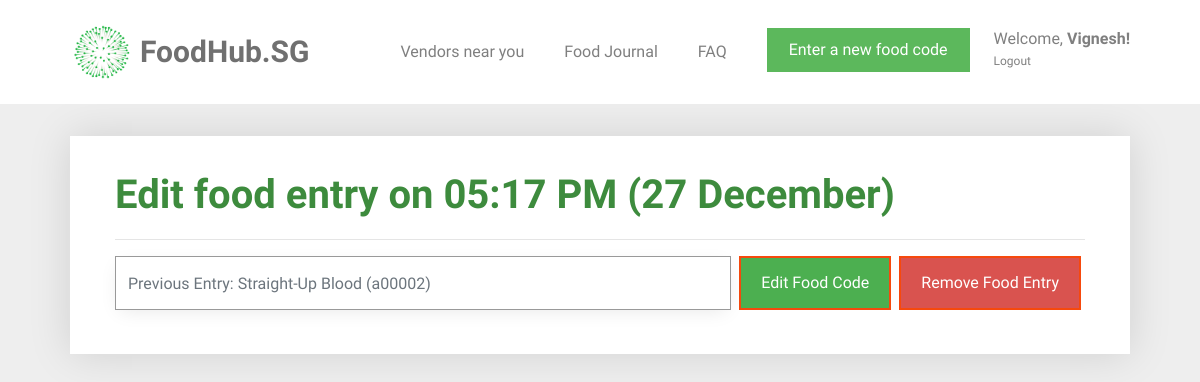
/31/edit_food (signed in), run on an earlier commit of the app's database.
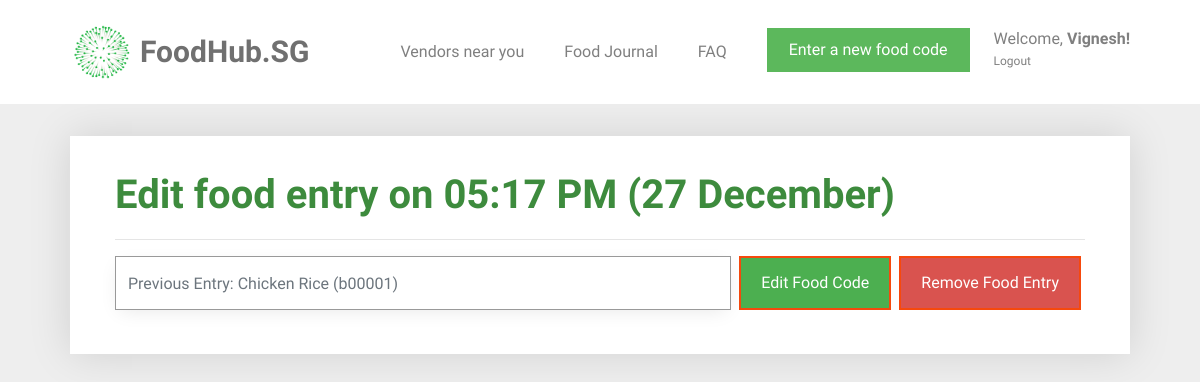
And on a later commit of the database.
### tables this page shows
CREATE TABLE "food_entry" (
	`id`	INTEGER PRIMARY KEY AUTOINCREMENT,
	`creator_id`	INTEGER NOT NULL,
	`created`	TIMESTAMP NOT NULL DEFAULT (datetime('now','localtime')),
	`food_code`	VARCHAR ( 6 ) NOT NULL,
	`food_name`	TEXT NOT NULL,
	`calories`	INT NOT NULL,
	FOREIGN KEY(`creator_id`) REFERENCES `user`(`id`)
);

### foodhubsg/food.py (the view, shortened to what this page needs)
@bp.route('/<int:id>/edit_food', methods=('GET', 'POST'))
@login_required
def edit_food(id):
    db = get_db()
    food_entry = get_food_entry(id)
    old_food_name = food_entry['food_name']
    old_food_code = food_entry['food_code']
    return render_template('food/edit_food.html', food_entry=food_entry)

### foodhubsg/auth.py (called while the page is built)
def login_required(view):
    @functools.wraps(view)
    def wrapped_view(**kwargs):
        if g.user is None:
            return redirect(url_for('auth.login'))
        return view(**kwargs)
    return wrapped_view

@bp.before_app_request
def load_logged_in_user():
    user_id = session.get('user_id')
    if user_id is None:
        g.user = None
    else:
        g.user = get_db().execute(
            'SELECT * FROM user WHERE id = ?', (user_id,)
        ).fetchone()

### foodhubsg/db.py (called while the page is built)
def get_db():
    if 'db' not in g:
        g.db = sqlite3.connect(
            current_app.config['DATABASE'],
            detect_types=sqlite3.PARSE_DECLTYPES
        )
        g.db.row_factory = sqlite3.Row
    return g.db

### foodhubsg/food.py (called while the page is built)
def get_food_entry(id, check_user=True):
    db = get_db()
    food_entry = db.execute(
        'SELECT f.id, creator_id, food_name, created, calories, food_code, email'
        ' FROM food_entry f JOIN user u ON f.creator_id = u.id'
        ' WHERE f.id = ?',
        (id,),
    ).fetchone()
    if food_entry is None:
        abort(404, "That food entry (ID: {0}) doesn't exist".format(id))
    if check_user and food_entry['creator_id'] != g.user['id']:
        abort(403)
    return food_entry

### foodhubsg/templates/food/edit_food.html (shortened to what this page needs)
{% extends 'base.html' %}
{% block content %}
<div id="colorlib-container">
    <div class="container">
        <div class="box1">
        <div class="row row-pb-md">
            <div class="col-md-12">
                <form id="edit-food" action="" method="post">
                    <header id="summary-header">
                        <h1 class="font_color"><b>Edit food entry on {{ food_entry['created'].strftime('%I:%M %p (%d %B)') }}</b></h1>
                        <hr>
                    </header>
                    <div class="input-group">
                        <input name="code" id="code" class="form-control" value="{{ request.form['code'] }}" placeholder="Previous Entry: {{ food_entry['food_name'] }} ({{ food_entry['food_code'] }})">
                        <span class="input-group-btn">
                            <input type="submit" value="Edit Food Code" name="action" class="btn btn-primary" style="background-color: #4CAF50; height: 54px; margin-left: 0.5em;">
                            <input type="submit" value="Remove Food Entry" name="action" onclick="remove_confirm()" class="btn btn-primary" id="remove-button" style='background-color: #d9534f; height: 54px;'>
                        </span>
                    </div>
                </form>
            </div>
        </div>
        </div>
    </div>
</div>
{% endblock %}

What changed in the data, as far as the page shows it:
changed food_entry "05:17 PM (27 December)": code "Previous Entry: Straight-Up Blood (a00002)" → "Previous Entry: Chicken Rice (b00001)"
